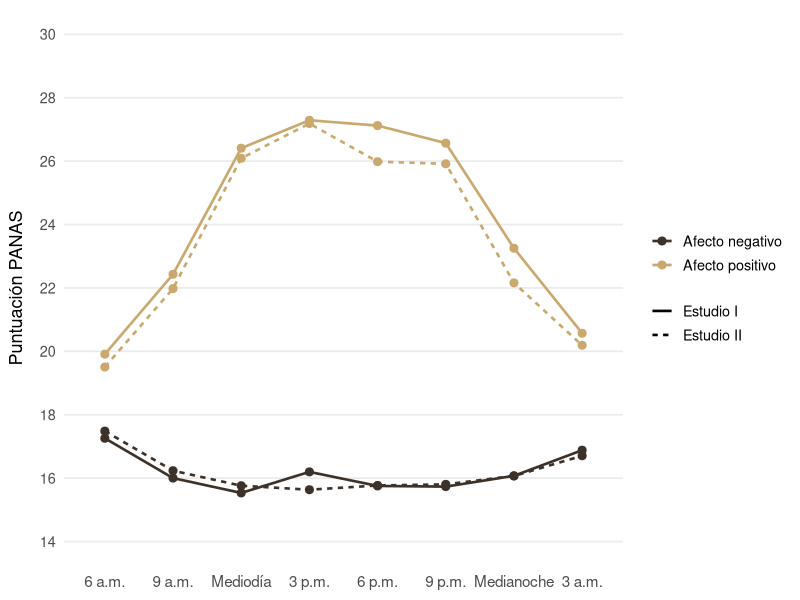
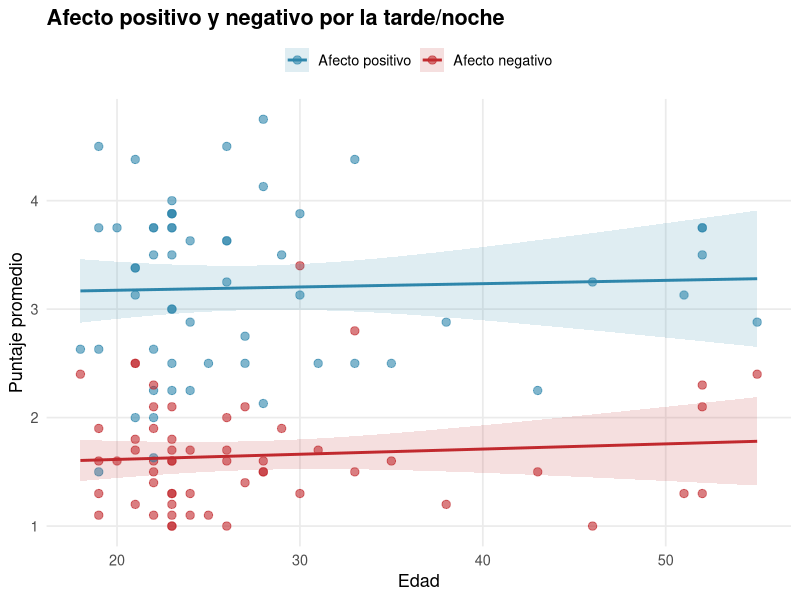

Generate these figures, in order, with R:
## ---- chunk 1
#| echo: false
#| message: false
#| warning: false
#| fig-align: center
#| fig-width: 9
#| fig-height: 4.2

library(ggplot2)
library(dplyr)

set.seed(42)

niveles_hora <- c("6 a.m.", "9 a.m.", "Mediodía", "3 p.m.",
                  "6 p.m.", "9 p.m.", "Medianoche", "3 a.m.")

# Patrones base (Watson, Clark & Tellegen, 1988)
ap_base <- c(19.5, 22.6, 26.3, 27.1, 27.0, 26.6, 22.8, 20.6)
an_base <- c(17.3, 16.4, 15.9, 16.0, 15.8, 16.0, 16.1, 16.7)

datos <- data.frame(
  hora = factor(rep(niveles_hora, 4), levels = niveles_hora),
  estudio = rep(c("Estudio I", "Estudio II"), each = 8, times = 2),
  afecto = rep(c("Afecto positivo", "Afecto negativo"), each = 16),
  puntuacion = c(
    ap_base + rnorm(8, 0, 0.3),
    ap_base - 0.6 + rnorm(8, 0, 0.3),
    an_base + rnorm(8, 0, 0.15),
    an_base - 0.1 + rnorm(8, 0, 0.15)
  )
)

ggplot(datos, aes(x = hora, y = puntuacion,
                  color = afecto, linetype = estudio, group = interaction(afecto, estudio))) +
  geom_line(linewidth = 0.9) +
  geom_point(size = 2.4) +
  scale_color_manual(values = c("Afecto positivo" = "#c9a96e",
                                "Afecto negativo" = "#3d3229")) +
  scale_y_continuous(limits = c(14, 30), breaks = seq(14, 30, 2)) +
  labs(x = NULL, y = "Puntuación PANAS",
       color = NULL, linetype = NULL) +
  theme_minimal(base_family = "sans", base_size = 13) +
  theme(
    legend.position = "right",
    legend.box = "vertical",
    legend.spacing.y = unit(0.1, "cm"),
    panel.grid.minor = element_blank(),
    panel.grid.major.x = element_blank(),
    axis.text.x = element_text(size = 11),
    axis.title.y = element_text(margin = margin(r = 10))
  )
## ---- chunk 2
#| echo: false
#| message: false
#| warning: false
#| fig-align: center
#| fig-width: 9
#| fig-height: 4.2

library(tidyr)

datos <- tibble(
  edad = c(23,19,24,19,23,22,22,38,22,21,23,43,31,20,21,23,23,28,35,29,
           24,23,25,23,52,22,23,52,19,22,23,27,21,55,30,28,24,19,51,22,
           27,33,23,18,21,26,26,28,23,30,26,46,33,21,22,52,26),
  PA = c(3.88,4.50,2.25,1.50,3.00,2.25,3.75,2.88,3.75,2.00,2.25,2.25,2.50,3.75,4.38,3.50,3.00,4.13,2.50,3.50,
         3.63,3.88,2.50,3.88,3.50,1.63,3.75,3.75,2.63,2.63,4.00,2.75,3.38,2.88,3.13,2.13,2.88,3.75,3.13,3.50,
         2.50,4.38,2.50,2.63,3.13,3.63,3.63,4.75,3.75,3.88,3.25,3.25,2.50,3.38,2.00,3.75,4.50),
  `NA` = c(1.60,1.60,1.70,1.10,1.80,1.40,1.60,1.20,1.90,1.80,1.00,1.50,1.70,1.60,1.20,2.10,1.20,1.50,1.60,1.90,
           1.30,1.30,1.10,1.30,2.30,1.50,1.60,1.30,1.30,1.10,1.00,1.40,1.70,2.40,3.40,1.60,1.10,1.90,1.30,2.30,
           2.10,1.50,1.70,2.40,2.50,1.70,1.00,1.50,1.10,1.30,2.00,1.00,2.80,2.50,2.10,2.10,1.60)
)

# Pasamos a formato largo
datos_long <- datos |>
  pivot_longer(cols = c(PA, `NA`),
               names_to = "afecto",
               values_to = "puntaje") |>
  mutate(afecto = recode(afecto,
                         PA = "Afecto positivo",
                         `NA` = "Afecto negativo"),
         afecto = factor(afecto, levels = c("Afecto positivo", "Afecto negativo")))

# Gráfico
ggplot(datos_long, aes(x = edad, y = puntaje, color = afecto, fill = afecto)) +
  geom_point(alpha = 0.6, size = 2.5) +
  geom_smooth(method = "lm", se = TRUE, alpha = 0.15, linewidth = 1) +
  scale_color_manual(values = c("Afecto positivo" = "#2E86AB",
                                "Afecto negativo" = "#C1292E")) +
  scale_fill_manual(values = c("Afecto positivo" = "#2E86AB",
                               "Afecto negativo" = "#C1292E")) +
  labs(
    title = "Afecto positivo y negativo por la tarde/noche",
    x = "Edad",
    y = "Puntaje promedio",
    color = NULL, fill = NULL
  ) +
  theme_minimal(base_size = 13) +
  theme(
    legend.position = "top",
    panel.grid.minor = element_blank(),
    plot.title = element_text(face = "bold")
  )
